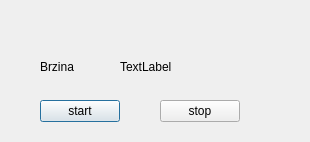
<?xml version="1.0" encoding="UTF-8"?>
<ui version="4.0">
 <class>Dialog</class>
 <widget class="QDialog" name="Dialog">
  <property name="geometry">
   <rect>
    <x>0</x>
    <y>0</y>
    <width>310</width>
    <height>142</height>
   </rect>
  </property>
  <property name="windowTitle">
   <string>Dialog</string>
  </property>
  <widget class="QLabel" name="label">
   <property name="geometry">
    <rect>
     <x>120</x>
     <y>60</y>
     <width>57</width>
     <height>14</height>
    </rect>
   </property>
   <property name="text">
    <string>TextLabel</string>
   </property>
  </widget>
  <widget class="QLabel" name="label_2">
   <property name="geometry">
    <rect>
     <x>40</x>
     <y>60</y>
     <width>57</width>
     <height>14</height>
    </rect>
   </property>
   <property name="text">
    <string>Brzina</string>
   </property>
  </widget>
  <widget class="QPushButton" name="startButton">
   <property name="geometry">
    <rect>
     <x>40</x>
     <y>100</y>
     <width>80</width>
     <height>22</height>
    </rect>
   </property>
   <property name="text">
    <string>start</string>
   </property>
  </widget>
  <widget class="QPushButton" name="stopButton">
   <property name="geometry">
    <rect>
     <x>160</x>
     <y>100</y>
     <width>80</width>
     <height>22</height>
    </rect>
   </property>
   <property name="text">
    <string>stop</string>
   </property>
  </widget>
 </widget>
 <resources/>
 <connections/>
</ui>
